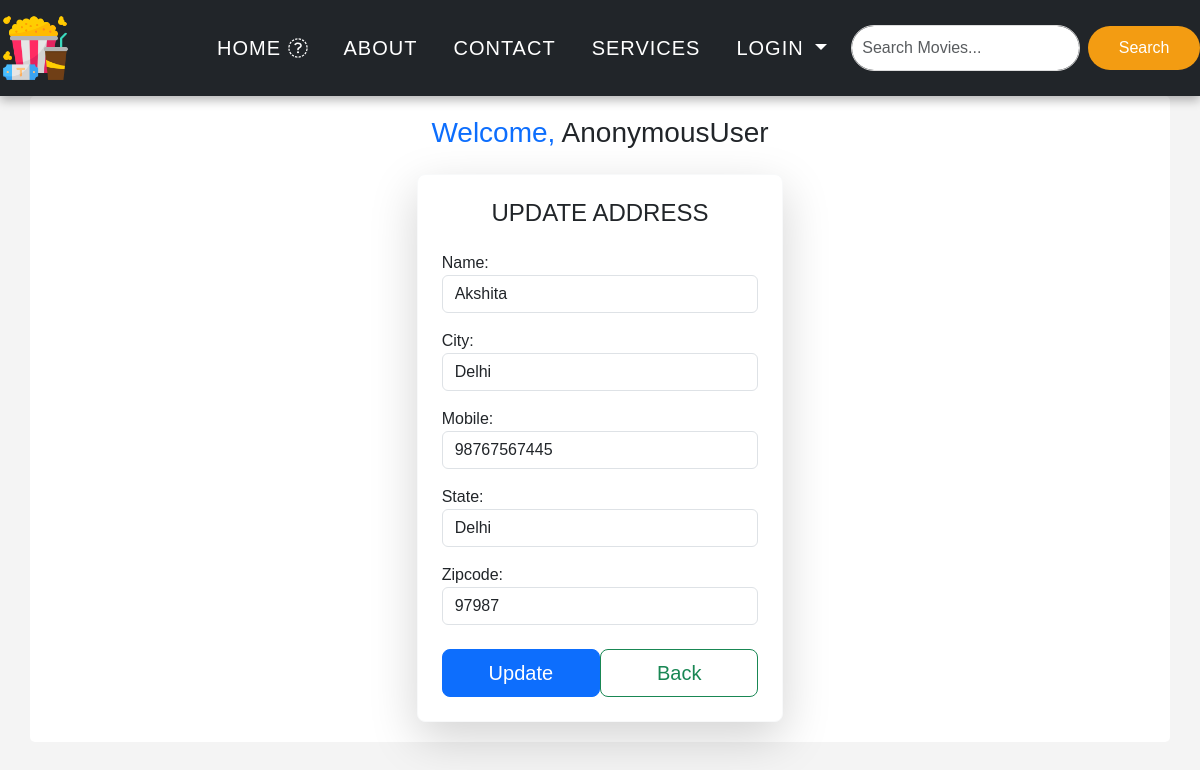
The app's page /updateprofile/7 with its own data.
### movieapp/models.py (models this page shows, shortened)
class Customer(models.Model):
    user = models.ForeignKey(User,on_delete=models.CASCADE)
    name = models.CharField(max_length=100)
    city = models.CharField(max_length=100)
    mobile = models.IntegerField()
    zipcode = models.IntegerField()
    state = models.CharField(choices=STATE_CHOICES,max_length=100)

### movieapp/views.py (the view, shortened to what this page needs)
# urls.py: path('updateprofile/<int:pk>',views.UpdateAddress.as_view(),name='updateprofile'),
class UpdateAddress(View):
    def get(self, request, pk):
        address = get_object_or_404(Customer, pk=pk)
        form = CustomerProfileForm(instance=address)
        return render(request, "updateprofile.html", {'form': form, 'address': address})

### movieapp/forms.py
class CustomerProfileForm(forms.ModelForm):
     class Meta:
          model = Customer
          fields = ['name','city','mobile','state','zipcode']
          widgets = {
            'name': forms.TextInput(attrs={'class':'form-control'}),
            'city': forms.TextInput(attrs={'class':'form-control'}),
            'mobile': forms.TextInput(attrs={'class':'form-control'}),
            'state': forms.TextInput(attrs={'class':'form-control'}),
            'zipcode': forms.TextInput(attrs={'class':'form-control'}),
          }

### movieapp/templates/updateprofile.html (shortened to what this page needs)
{% extends 'base.html' %}
{% load static %}
{% block tarun %}
    <div class="container mb-5">
        <div class="row justify-content-center">
            <h3 class="text-center text-primary mb-4">Welcome, <span class="font-weight-bold text-dark">{{ request.user }}</span></h3>
        </div>
        <div class="col-sm-8 col-md-6 col-lg-4 mx-auto">
            <div class="card shadow-lg border-light rounded-3 w-100">
                <div class="card-body p-4">
                    <h4 class="text-center text-uppercase mb-4">Update Address</h4>
                    <form action="" method="POST" class="animate__animated animate__fadeIn">
                         {% for fm in form %}
                            <div class="form-group mb-3">
                                {{ fm.label_tag }}
                                {{ fm}}
                            </div>
                        {% endfor %}
                        <div class="d-flex justify-content-between mt-4">
                            <button type="submit" class="btn btn-primary btn-lg w-48">Update</button>
                            <a href="{% url 'home' %}" class="btn btn-outline-success btn-lg w-48">Back</a>
                        </div>
                    </form>
                </div>
            </div>
        </div>
    </div>
{% endblock tarun %}

### movieapp/static/app/css/stylesheet.css (style rules this page uses)
body { font-family: 'Arial', sans-serif; margin: 0; padding: 0; background-color: #f4f4f4; width: 100%; }
.container { width: 100%; margin: auto; background: white; padding: 20px; border-radius: 5px; }
.btn { display: block; margin: auto; width: 100%; }

### movieapp/templates/base.html (style rules this page uses)
body { font-family: 'Arial', sans-serif; margin: 0; padding: 0; background-color: #f4f4f4; width: 100%; }

### records on screen
Customer: form "Akshita" "Delhi" "98767567445" "Delhi" "97987"

### other values on screen
{{ request.user }} "AnonymousUser"
{{ fm.label_tag }} "Name:" "City:" "Mobile:" "State:" "Zipcode:"
